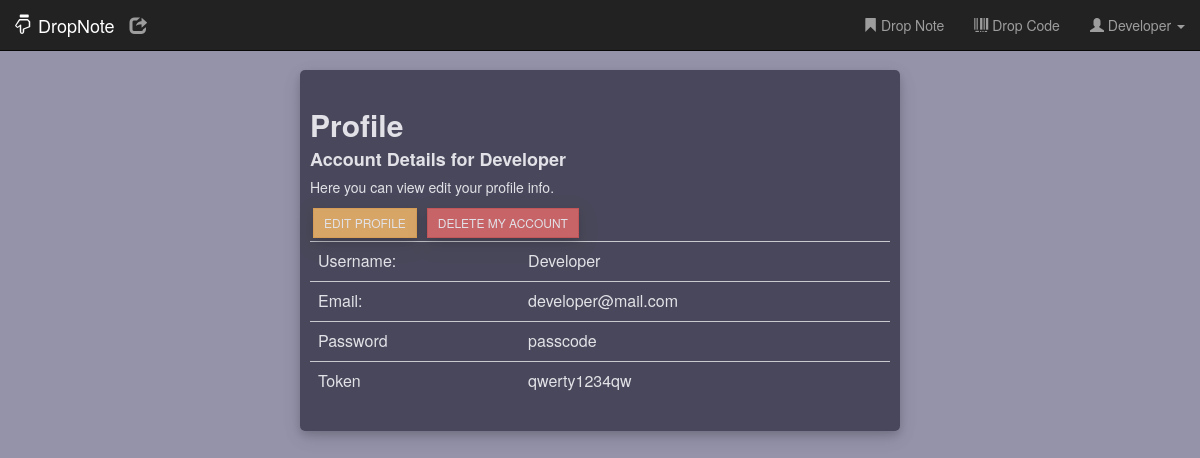
The app's page /profile.php (signed in) with its own data.
### tables this page shows
CREATE TABLE `users` (
  `id` int(12) NOT NULL,
  `username` varchar(100) NOT NULL,
  `email` varchar(100) NOT NULL,
  `password` varchar(50) NOT NULL,
  `token` varchar(20) NOT NULL
);

### profile.php (the view, shortened to what this page needs)
<html lang="en">
<head>
    <link rel="stylesheet" href="_config/css/bootstrap.css"/>
    <link rel="stylesheet" href="_config/css/custom.css">
    <link rel="stylesheet" href="_config/css/dataTables.css"/>
</head>
<body>
<div class="container-fluid page-content">
    <div class="card-content">
    <h2><b>Profile</b></h2>
    <h4><b>Account Details for <?Php echo $_SESSION['username'] ?></b></h4>
    <h5>Here you can view edit your profile info.</h5>
    <span>
    <a href='_account/change.php' class='btn btn-sm btn-warning box-btn text-center'>EDIT PROFILE</a>
    <a href="javascript:voi(0)" onclick="return forreal()" id="btnDelUser" class='btn btn-sm btn-danger box-btn text-center'>DELETE MY ACCOUNT</a>
    </span>
    <table class="table" id="example">
        <tbody>
        <?php
        include '_includes/_connect.php';
        $sql ="select * from users WHERE token = '{$_SESSION['token']}'";
        $result = mysqli_query($db,$sql);
        while($row =mysqli_fetch_row($result) ){
            echo "<tr>";
            echo "<td>Username:</td>";
            echo "<td>$row[1]</td>";
            echo "</tr>";
            echo "<tr>";
            echo "<td>Email:</td>";
            echo "<td>$row[2]</td>";
            echo "</tr>";
            echo "<tr>";
            echo "<td>Password</td>";
            echo "<td>$row[3]</td>";
            echo "</tr>";
            echo "<tr>";
            echo "<td>Token</td>";
            echo "<td>$row[4]</td>";
            echo "</tr>";
        }
        ?>
        </tbody>
    </table>
    </div>
</div>
</body>

### _config/css/custom.css (style rules this page uses)
body { background: #9493aa; }
td { color: #fefefe; }
.box-btn { box-shadow: 0 4px 8px 0 rgba(0,0,0,0.2),0 6px 20px 0 rgba(0,0,0,0.19); margin: 3px; }
.card-content { background-color: rgba(0,0,16,0.7) ; opacity: .73; color: #fefefe; margin-top: 10px; margin-left: auto; margin-right: auto; padding: 10px; width: 95%; max-width: 600px; position: relative; box-shadow: 0 4px 8px 0 rgba(0,0,0,0.2),0 6px 20px 0 rgba(0,0,0,0.19); border-radius: 5px; }
.page-content { margin-top: 60px; }
h2 { height: 40px; padding-top: 8px; }
.btn { border-radius: 0; }

### records on screen
users: username "Developer", email "developer@mail.com", password "passcode", token "qwerty1234qw"

### other values on screen
$_SESSION['username'] "Developer"
